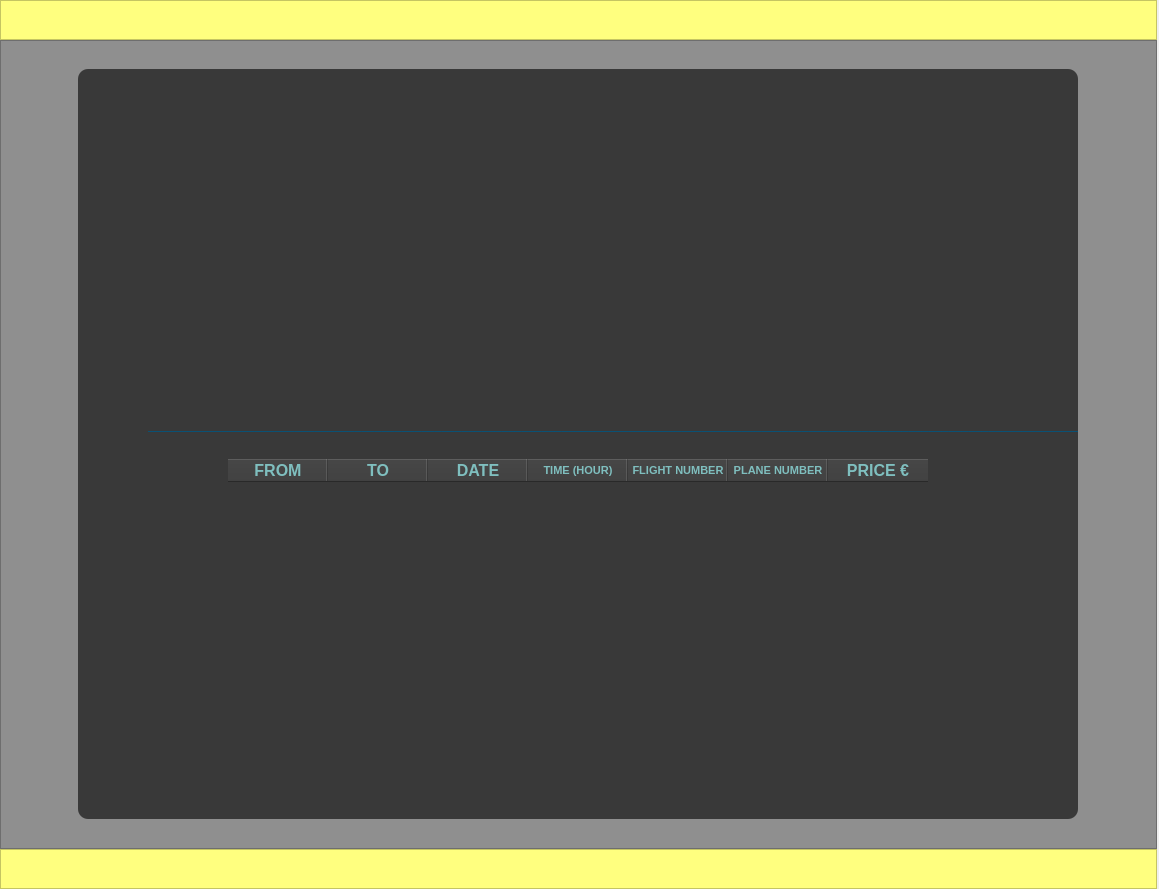
<?xml version="1.0" encoding="UTF-8"?>
<ui version="4.0">
 <class>SEARCHFLIGHTPanel</class>
 <widget class="QWidget" name="SEARCHFLIGHTPanel">
  <property name="geometry">
   <rect>
    <x>0</x>
    <y>0</y>
    <width>1159</width>
    <height>889</height>
   </rect>
  </property>
  <property name="minimumSize">
   <size>
    <width>500</width>
    <height>700</height>
   </size>
  </property>
  <property name="windowTitle">
   <string>SEARCH FLIGHT</string>
  </property>
  <layout class="QVBoxLayout">
   <property name="spacing">
    <number>0</number>
   </property>
   <property name="leftMargin">
    <number>0</number>
   </property>
   <property name="topMargin">
    <number>0</number>
   </property>
   <property name="rightMargin">
    <number>2</number>
   </property>
   <property name="bottomMargin">
    <number>0</number>
   </property>
   <item>
    <widget class="QFrame" name="top">
     <property name="maximumSize">
      <size>
       <width>16777215</width>
       <height>40</height>
      </size>
     </property>
     <property name="baseSize">
      <size>
       <width>0</width>
       <height>0</height>
      </size>
     </property>
     <property name="styleSheet">
      <string notr="true">background-color: rgb(255, 255, 127);</string>
     </property>
     <property name="frameShape">
      <enum>QFrame::StyledPanel</enum>
     </property>
     <property name="frameShadow">
      <enum>QFrame::Raised</enum>
     </property>
     <layout class="QHBoxLayout" name="horizontalLayout_2">
      <property name="spacing">
       <number>0</number>
      </property>
      <property name="leftMargin">
       <number>0</number>
      </property>
      <property name="topMargin">
       <number>0</number>
      </property>
      <property name="rightMargin">
       <number>0</number>
      </property>
      <property name="bottomMargin">
       <number>0</number>
      </property>
     </layout>
    </widget>
   </item>
   <item>
    <widget class="QFrame" name="content">
     <property name="styleSheet">
      <string notr="true">background-color: rgb(143, 143, 143);</string>
     </property>
     <property name="frameShape">
      <enum>QFrame::StyledPanel</enum>
     </property>
     <property name="frameShadow">
      <enum>QFrame::Raised</enum>
     </property>
     <layout class="QHBoxLayout" name="horizontalLayout">
      <item>
       <widget class="QFrame" name="main">
        <property name="maximumSize">
         <size>
          <width>1000</width>
          <height>750</height>
         </size>
        </property>
        <property name="styleSheet">
         <string notr="true">background-color: rgb(57, 57, 57);
border-radius: 10px;</string>
        </property>
        <property name="frameShape">
         <enum>QFrame::NoFrame</enum>
        </property>
        <property name="frameShadow">
         <enum>QFrame::Plain</enum>
        </property>
        <widget class="QFrame" name="PLANEIcon">
         <property name="geometry">
          <rect>
           <x>370</x>
           <y>180</y>
           <width>261</width>
           <height>161</height>
          </rect>
         </property>
         <property name="styleSheet">
          <string notr="true">background-image: url(:/newPrefix/img/planeinside.jpg);</string>
         </property>
         <property name="frameShape">
          <enum>QFrame::StyledPanel</enum>
         </property>
         <property name="frameShadow">
          <enum>QFrame::Raised</enum>
         </property>
        </widget>
        <widget class="QFrame" name="LOGOIcon">
         <property name="geometry">
          <rect>
           <x>20</x>
           <y>0</y>
           <width>181</width>
           <height>161</height>
          </rect>
         </property>
         <property name="styleSheet">
          <string notr="true">background-image: url(:/LOGO/img/logo.png);</string>
         </property>
         <property name="frameShape">
          <enum>QFrame::StyledPanel</enum>
         </property>
         <property name="frameShadow">
          <enum>QFrame::Raised</enum>
         </property>
        </widget>
        <widget class="QLabel" name="Line">
         <property name="geometry">
          <rect>
           <x>70</x>
           <y>340</y>
           <width>951</width>
           <height>31</height>
          </rect>
         </property>
         <property name="styleSheet">
          <string notr="true">color: rgb(0, 85, 127);</string>
         </property>
         <property name="text">
          <string>______________________________________________________________________________________________________________________________________________</string>
         </property>
        </widget>
        <widget class="QTableWidget" name="TABLEWidget">
         <property name="geometry">
          <rect>
           <x>150</x>
           <y>390</y>
           <width>771</width>
           <height>271</height>
          </rect>
         </property>
         <property name="minimumSize">
          <size>
           <width>0</width>
           <height>0</height>
          </size>
         </property>
         <property name="autoFillBackground">
          <bool>false</bool>
         </property>
         <property name="styleSheet">
          <string notr="true">color: rgb(255, 255, 255);
font: 11pt &quot;MS Shell Dlg 2&quot;;</string>
         </property>
         <property name="frameShape">
          <enum>QFrame::NoFrame</enum>
         </property>
         <property name="frameShadow">
          <enum>QFrame::Plain</enum>
         </property>
         <property name="dragDropMode">
          <enum>QAbstractItemView::NoDragDrop</enum>
         </property>
         <property name="alternatingRowColors">
          <bool>false</bool>
         </property>
         <property name="sortingEnabled">
          <bool>false</bool>
         </property>
         <property name="rowCount">
          <number>0</number>
         </property>
         <attribute name="horizontalHeaderCascadingSectionResizes">
          <bool>false</bool>
         </attribute>
         <attribute name="horizontalHeaderHighlightSections">
          <bool>true</bool>
         </attribute>
         <attribute name="horizontalHeaderShowSortIndicator" stdset="0">
          <bool>false</bool>
         </attribute>
         <attribute name="horizontalHeaderStretchLastSection">
          <bool>false</bool>
         </attribute>
         <attribute name="verticalHeaderCascadingSectionResizes">
          <bool>true</bool>
         </attribute>
         <attribute name="verticalHeaderHighlightSections">
          <bool>true</bool>
         </attribute>
         <attribute name="verticalHeaderShowSortIndicator" stdset="0">
          <bool>true</bool>
         </attribute>
         <attribute name="verticalHeaderStretchLastSection">
          <bool>false</bool>
         </attribute>
         <column>
          <property name="text">
           <string>FROM</string>
          </property>
          <property name="font">
           <font>
            <pointsize>12</pointsize>
            <weight>75</weight>
            <bold>true</bold>
            <kerning>false</kerning>
           </font>
          </property>
          <property name="foreground">
           <brush brushstyle="SolidPattern">
            <color alpha="255">
             <red>127</red>
             <green>191</green>
             <blue>191</blue>
            </color>
           </brush>
          </property>
         </column>
         <column>
          <property name="text">
           <string>TO</string>
          </property>
          <property name="font">
           <font>
            <pointsize>12</pointsize>
            <weight>75</weight>
            <bold>true</bold>
           </font>
          </property>
          <property name="foreground">
           <brush brushstyle="SolidPattern">
            <color alpha="255">
             <red>127</red>
             <green>191</green>
             <blue>191</blue>
            </color>
           </brush>
          </property>
         </column>
         <column>
          <property name="text">
           <string>DATE</string>
          </property>
          <property name="font">
           <font>
            <pointsize>12</pointsize>
            <weight>75</weight>
            <bold>true</bold>
           </font>
          </property>
          <property name="foreground">
           <brush brushstyle="SolidPattern">
            <color alpha="255">
             <red>127</red>
             <green>191</green>
             <blue>191</blue>
            </color>
           </brush>
          </property>
         </column>
         <column>
          <property name="text">
           <string>TIME (HOUR)</string>
          </property>
          <property name="font">
           <font>
            <pointsize>8</pointsize>
            <weight>75</weight>
            <bold>true</bold>
           </font>
          </property>
          <property name="foreground">
           <brush brushstyle="SolidPattern">
            <color alpha="255">
             <red>127</red>
             <green>191</green>
             <blue>191</blue>
            </color>
           </brush>
          </property>
         </column>
         <column>
          <property name="text">
           <string>FLIGHT NUMBER</string>
          </property>
          <property name="font">
           <font>
            <pointsize>8</pointsize>
            <weight>75</weight>
            <bold>true</bold>
           </font>
          </property>
          <property name="foreground">
           <brush brushstyle="SolidPattern">
            <color alpha="255">
             <red>127</red>
             <green>191</green>
             <blue>191</blue>
            </color>
           </brush>
          </property>
         </column>
         <column>
          <property name="text">
           <string>PLANE NUMBER</string>
          </property>
          <property name="font">
           <font>
            <pointsize>8</pointsize>
            <weight>75</weight>
            <bold>true</bold>
           </font>
          </property>
          <property name="foreground">
           <brush brushstyle="SolidPattern">
            <color alpha="255">
             <red>127</red>
             <green>191</green>
             <blue>191</blue>
            </color>
           </brush>
          </property>
         </column>
         <column>
          <property name="text">
           <string>PRICE €</string>
          </property>
          <property name="font">
           <font>
            <pointsize>12</pointsize>
            <weight>75</weight>
            <bold>true</bold>
           </font>
          </property>
          <property name="foreground">
           <brush brushstyle="SolidPattern">
            <color alpha="255">
             <red>127</red>
             <green>191</green>
             <blue>191</blue>
            </color>
           </brush>
          </property>
         </column>
        </widget>
       </widget>
      </item>
     </layout>
    </widget>
   </item>
   <item>
    <widget class="QFrame" name="bottom">
     <property name="maximumSize">
      <size>
       <width>16777215</width>
       <height>40</height>
      </size>
     </property>
     <property name="baseSize">
      <size>
       <width>0</width>
       <height>0</height>
      </size>
     </property>
     <property name="styleSheet">
      <string notr="true">background-color: rgb(255, 255, 127);</string>
     </property>
     <property name="frameShape">
      <enum>QFrame::StyledPanel</enum>
     </property>
     <property name="frameShadow">
      <enum>QFrame::Raised</enum>
     </property>
    </widget>
   </item>
  </layout>
 </widget>
 <resources>
  <include location="../../try/ticketAIR/file.qrc"/>
 </resources>
 <connections/>
</ui>
